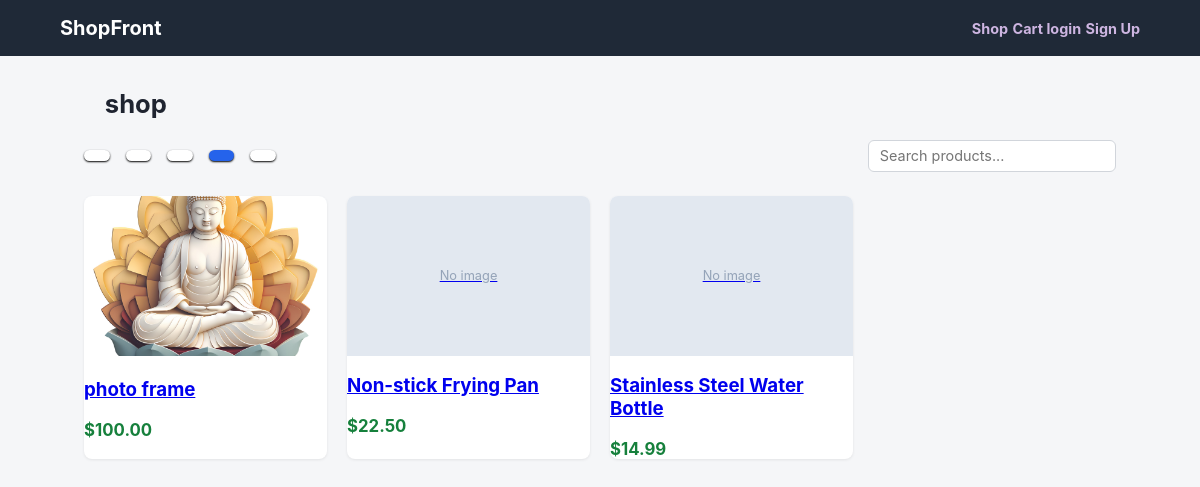
Page /?category=home-kitchen on the committed database.
### store/models.py (models this page shows, shortened)
class Category(models.Model):
    name=models.CharField(max_length=100,unique=True)
    slug=models.SlugField(max_length=100,unique=True)
    class Meta:
        verbose_name_plural="categories"
        ordering=["name"]
        db_table="category"

class Product(models.Model):
    name=models.CharField(max_length=200)
    slug=models.SlugField(max_length=220)
    description=models.TextField(blank=True)
    category=models.ForeignKey(Category,on_delete=models.SET_NULL,null=True,blank=True,related_name="products")
    price=models.DecimalField(max_digits=10,decimal_places=2)
    stock=models.PositiveIntegerField(default=0)
    image=models.ImageField(upload_to="media/",blank=True,null=True)
    is_active=models.BooleanField(default=True)
    created_at=models.DateTimeField(auto_now_add=True)
    class Meta:
        ordering=["-created_at"]
        db_table="product"
    @property
    def in_stock(self):
        return self.stock>0

### store/views.py (the view)
# urls.py: path("",views.ProductListView.as_view(),name="product_list"),
class ProductListView(ListView):
    model=Product
    template_name="store/product_list.html"
    context_object_name="products" #Designates the name of the variable to use in the context.
    paginate_by=12 #how many objects should be displayed per page.
    def get_queryset(self): #Get the list of items for this view. This must be an iterable and may be a queryset
        qs=Product.objects.filter(is_active=True).select_related("category")
        category_slug=self.request.GET.get("category")
        if category_slug:
            qs=qs.filter(category__slug=category_slug)
        else:
            q=self.request.GET.get("q")
            if q:
                qs=qs.filter(name__icontains=q) #
        return qs
    def get_context_data(self, **kwargs): #Returns context data for displaying the list of objects
        ctx=super().get_context_data(**kwargs)  #calling overridining django.views.generic.list.MultipleObjectMixin
        ctx["categories"]=Category.objects.all()
        ctx["selected_category"]=self.request.GET.get("category","")
        ctx["query"]=self.request.GET.get("q","")
        return ctx

### templates/store/product_list.html (shortened to what this page needs)
{% extends 'base.html' %}
{% block content %}
<h1>shop</h1>
<div class="filters">
    <a href="{% url 'product_list' %}" class="{% if not selected_category %}active{% endif %}"></a>
    {% for cat in categories %}
       <a href="?category={{cat.slug}}" class="{% if selected_category == cat.slug %}active{%endif%}"></a>
    {% endfor %}
    <form action="" method="get" class="search-form" style="margin-left: auto;">
        <input type="text" name="q" placeholder="Search products..." value="{{query}}">
    </form>
</div>
{% if products %}
<div class="product-grid">
    {% for product in products %}
    <div class="product-card">
        <a href="{% url 'product_detail' product.slug %}">
            {% if product.image %}
                <img src="{{ product.image.url }}" alt="{{product.name}}">
            {% else %}
                <div class="product-thumb placeholder">No image</div>
            {% endif %}
        </a>
        <div>
            <h3><a href="{% url 'product_detail' product.slug%}">{{product.name}}</a></h3>
            <span class="price">${{product.price}}</span>
        </div>
    </div>
    {% endfor %}
</div>
{% else %}
    <div class="empty-state"><p>No products</p></div>
{%endif%}
{% endblock %}

### static/css/style.css (style rules this page uses)
* { box-sizing: border-box; }
body { margin:0; font-family: -apple-system, BlinkMacSystemFont, 'Segoe UI', Roboto, Oxygen, Ubuntu, Cantarell; background: #f5f6f8; color:#1f2430; }
h1 { font-size: 1.6rem; margin: 1.3rem; }
.filters { display:flex; gap:1rem; margin-bottom: 1.5rem; flex-wrap: wrap; align-items: center; }
.filters a { padding: 0.35rem 0.8rem; border-radius: 999px; background: #ffff; text-decoration: none; color:#1f2430; font-size:0.85px; box-shadow: 0 1px 2px rgba(0,0,0); }
.filters a.active { background: #2563eb; color:#fff; }
.search-form input[type=text] { padding: 0.4rem 0.7rem; border-radius: 6px; border: 1px solid #d1d5db; font-size: 0.9rem; }
.product-grid { display: grid; grid-template-columns: repeat(auto-fill,minmax(220px,1fr)); gap:1.25rem; }
.product-card { background: #fff; border-radius:8px; overflow: hidden; box-shadow: 0 1px 3px rgba(0,0,0,0.08); display:flex; flex-direction: column; }
.product-card img,.product-thumb { width:100%; height:160px; object-fit: cover; background: #e2e8f0; }
.product-thumb.placeholder { display:flex; align-items: center; justify-content: center; color:#94a3b8; font-size: 0.8rem; }
.price { font-weight: 700; color:#16803c; font-size: 1.05rem; }
input[type=text],input[type=email],input[type=password],input[type=number],textarea,select { width:100%; padding: 0.5rem 0.6rem; border: 1px solid #d1d5db; border-radius: 6px; font-size: 0.9rem; font-family: inherit; }

### rows in the picture
Product: image (picture), name "photo frame", price "100.00"
Product: image "No image", name "Non-stick Frying Pan", price "22.50"
Product: image "No image", name "Stainless Steel Water Bottle", price "14.99"
